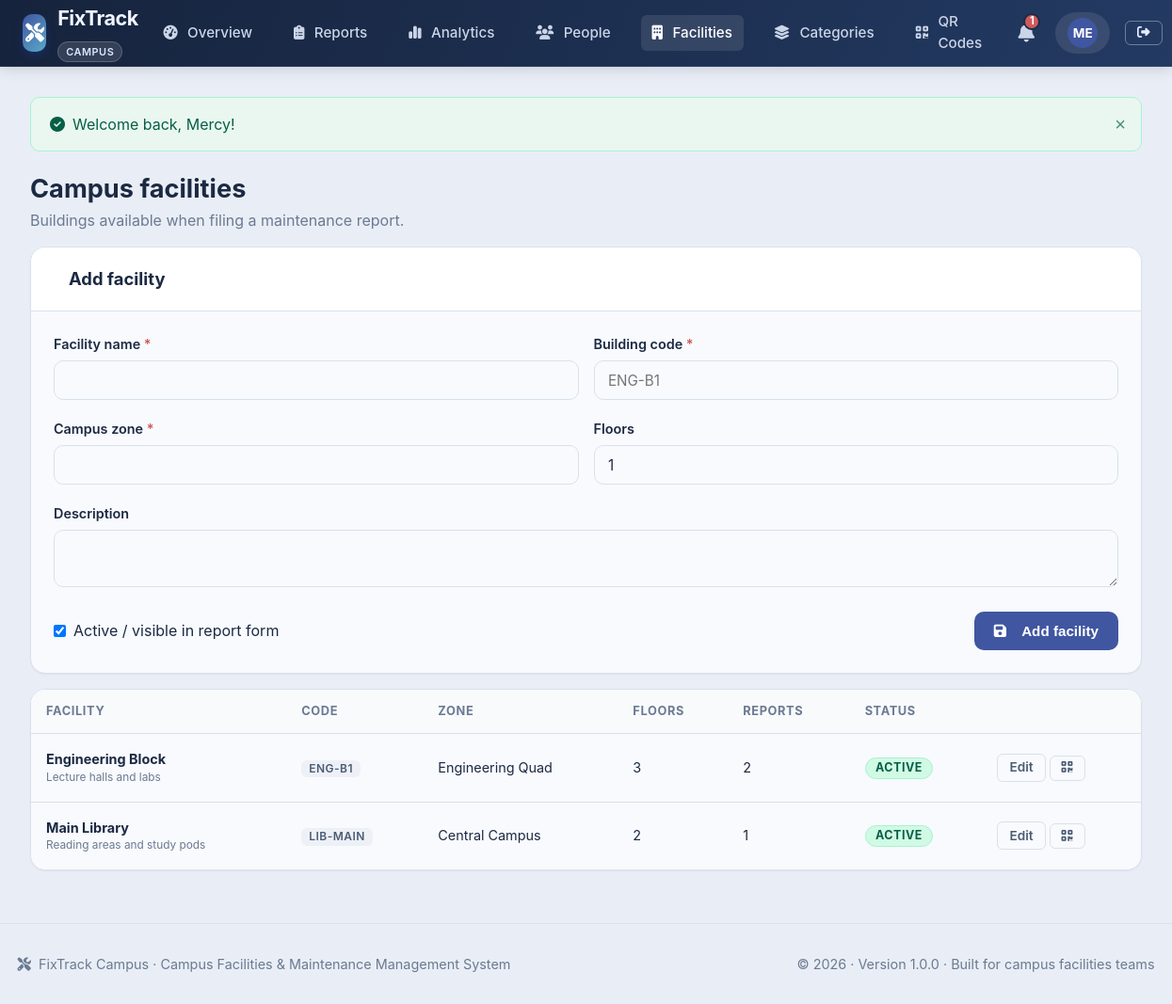
Screenshot of /admin/facilities.php (signed in) with the database file from the repository.
### tables this page shows
CREATE TABLE facilities (
    id INT AUTO_INCREMENT PRIMARY KEY,
    name VARCHAR(150) NOT NULL,
    building_code VARCHAR(30) NOT NULL UNIQUE,
    campus_zone VARCHAR(100) NOT NULL,
    description TEXT NULL,
    total_floors INT DEFAULT 1,
    is_active TINYINT(1) NOT NULL DEFAULT 1,
    created_at DATETIME NOT NULL DEFAULT CURRENT_TIMESTAMP
);

### admin/facilities.php (the view, shortened to what this page needs)
<?php
require_once __DIR__ . '/../includes/functions.php';
$pdo = get_db();
$facilities = $pdo->query("SELECT f.*, (SELECT COUNT(*) FROM reports r WHERE r.facility_id = f.id) AS report_count FROM facilities f ORDER BY f.name")->fetchAll();
$edit = null;
$form = [
    'id' => $edit['id'] ?? 0,
    'name' => $edit['name'] ?? '',
    'building_code' => $edit['building_code'] ?? '',
    'campus_zone' => $edit['campus_zone'] ?? '',
    'description' => $edit['description'] ?? '',
    'total_floors' => $edit['total_floors'] ?? 1,
    'is_active' => $edit ? (int)$edit['is_active'] : 1,
];
include __DIR__ . '/../includes/header.php';
?>
<div class="mb-4"><h1 style="font-size:1.7rem">Campus facilities</h1><p class="text-muted">Buildings available when filing a maintenance report.</p></div>
<div class="card mb-4">
    <div class="card-header d-flex justify-between align-center"><h2 class="card-title"><i class="fas fa-<?= $edit ? 'pen' : 'building-circle-plus' ?> mr-2"></i><?= $edit ? 'Edit facility' : 'Add facility' ?></h2>
        <?php if ($edit): ?><a class="btn btn-outline btn-sm" href="<?= e(url('admin/facilities.php')) ?>">Cancel edit</a><?php endif; ?></div>
    <div class="card-body">
        <form method="post" action="<?= e(url('actions/facility-save.php')) ?>" data-validate novalidate>
            <div class="form-row">
                <div class="form-group"><label class="form-label">Facility name <span class="required">*</span></label><input class="form-control" type="text" name="name" required data-min="2" data-max="150" data-label="Facility name" value="<?= e($form['name']) ?>"><div class="invalid-feedback"></div></div>
                <div class="form-group"><label class="form-label">Building code <span class="required">*</span></label><input class="form-control" type="text" name="building_code" required pattern="[A-Za-z0-9\-]{2,30}" data-label="Building code" value="<?= e($form['building_code']) ?>" placeholder="ENG-B1"><div class="invalid-feedback"></div></div>
            </div>
            <div class="form-row">
                <div class="form-group"><label class="form-label">Campus zone <span class="required">*</span></label><input class="form-control" type="text" name="campus_zone" required data-min="2" data-max="100" data-label="Campus zone" value="<?= e($form['campus_zone']) ?>"><div class="invalid-feedback"></div></div>
                <div class="form-group"><label class="form-label">Floors</label><input class="form-control" type="number" name="total_floors" min="1" max="200" value="<?= (int)$form['total_floors'] ?>"></div>
            </div>
            <div class="form-group"><label class="form-label">Description</label><textarea class="form-control" name="description" rows="2" maxlength="1000"><?= e($form['description']) ?></textarea></div>
            <div class="d-flex justify-between align-center" style="flex-wrap:wrap;gap:1rem">
                <label style="display:flex;align-items:center;gap:.5rem"><input type="checkbox" name="is_active" value="1" <?= $form['is_active'] ? 'checked' : '' ?>> Active / visible in report form</label>
                <button class="btn btn-primary" type="submit"><i class="fas fa-floppy-disk mr-2"></i><?= $edit ? 'Save changes' : 'Add facility' ?></button>
            </div>
        </form>
    </div>
</div>
<div class="card"><div class="card-body p-0"><div class="table-responsive"><table class="table">
    <thead><tr><th>Facility</th><th>Code</th><th>Zone</th><th>Floors</th><th>Reports</th><th>Status</th><th></th></tr></thead>
    <tbody>
    <?php foreach ($facilities as $f): ?>
        <tr>
            <td><strong><?= e($f['name']) ?></strong><?php if ($f['description']): ?><div class="x-small text-muted"><?= e(mb_substr($f['description'], 0, 70)) ?></div><?php endif; ?></td>
            <td><span class="badge badge-soft"><?= e($f['building_code']) ?></span></td>
            <td class="small"><?= e($f['campus_zone']) ?></td>
            <td class="small"><?= (int)$f['total_floors'] ?></td>
            <td class="small"><?= (int)$f['report_count'] ?></td>
            <td><?= $f['is_active'] ? '<span class="badge badge-status-closed">Active</span>' : '<span class="badge badge-status-rejected">Inactive</span>' ?></td>
            <td class="nowrap">
                <a class="btn btn-outline btn-sm" href="<?= e(url('admin/facilities.php?edit=' . (int)$f['id'])) ?>">Edit</a>
                <a class="btn btn-outline btn-sm" href="<?= e(url('qr/facility.php?id=' . (int)$f['id'])) ?>" title="QR code"><i class="fas fa-qrcode"></i></a>
            </td>
        </tr>
    <?php endforeach; ?>
    </tbody>
</table></div></div></div>
<?php include __DIR__ . '/../includes/footer.php'; ?>

### assets/css/style.css (style rules this page uses)
:root { --primary: #4056a1; --primary-hover: #34478a; --primary-light: #eef1fa; --secondary: #52627a; --secondary-light: #edf1f7; --accent: #5aa9c9; --success: #2f9e78; --success-light: #eaf7f1; --warning: #cf9124; --warning-light: #fdf6e8; --danger: #d05a5a; --danger-light: #fbeeee; --indigo: #5a6bc4; --indigo-light: #eef0fb; --teal: #2a9d90; --teal-light: #eaf7f5; --bg-page: #e9eef6; --bg-card: #f8fafd; --border-color: #d9e1ed; --border-hover: #b8c6d9; --text-primary: #1c2942; --text-secondary: #4b5b74; --text-muted: #6b7a92; --text-light: #ffffff; --radius-sm: 6px; --radius-md: 10px; --radius-lg: 16px; --radius-full: 9999px; --shadow-sm: 0 1px 2px 0 rgba(0, 0, 0, 0.05); --shadow-md: 0 4px 6px -1px rgba(0, 0, 0, 0.1), 0 2px 4px -1px rgba(0, 0, 0, 0.06); --shadow-lg: 0 10px 15px -3px rgba(0, 0, 0, 0.1), 0 4px 6px -2px rgba(0, 0, 0, 0.05); --shadow-xl: 0 20px 25px -5px rgba(0, 0, 0, 0.1), 0 10px 10px -5px rgba(0, 0, 0, 0.04); --transition: all 0.2s ease-in-out; --font-family: -apple-system, BlinkMacSystemFont, "Segoe UI", Roboto, Helvetica, Arial, sans-serif; }
* { box-sizing: border-box; margin: 0; padding: 0; }
body { font-family: var(--font-family); background-color: var(--bg-page); color: var(--text-primary); line-height: 1.5; min-height: 100vh; display: flex; flex-direction: column; }
.btn { display: inline-flex; align-items: center; justify-content: center; gap: 0.5rem; padding: 0.625rem 1.25rem; font-size: 0.95rem; font-weight: 600; border-radius: var(--radius-md); border: 1px solid transparent; cursor: pointer; text-decoration: none; transition: var(--transition); line-height: 1.25; }
.btn-primary { background-color: var(--primary); color: white; }
.btn-outline { background: transparent; border-color: var(--border-color); color: var(--text-secondary); }
.btn-sm { padding: 0.35rem 0.75rem; font-size: 0.85rem; border-radius: var(--radius-sm); }
.card { background-color: var(--bg-card); border-radius: var(--radius-lg); border: 1px solid var(--border-color); box-shadow: var(--shadow-sm); overflow: hidden; margin-bottom: 1.5rem; transition: var(--transition); }
.card-header { padding: 1.25rem 1.5rem; border-bottom: 1px solid var(--border-color); background-color: #ffffff; display: flex; align-items: center; justify-content: space-between; flex-wrap: wrap; gap: 0.75rem; }
.card-title { font-size: 1.15rem; font-weight: 700; color: var(--text-primary); display: flex; align-items: center; gap: 0.5rem; }
.card-body { padding: 1.5rem; }
.badge { display: inline-flex; align-items: center; padding: 0.25rem 0.65rem; font-size: 0.78rem; font-weight: 700; border-radius: var(--radius-full); text-transform: uppercase; letter-spacing: 0.04em; line-height: 1; }
.badge-status-closed { background: #d1fae5; color: #065f46; border: 1px solid #a7f3d0; }
.form-group { margin-bottom: 1.25rem; }
.form-label { display: block; font-size: 0.9rem; font-weight: 600; color: var(--text-primary); margin-bottom: 0.4rem; }
.form-label .required { color: var(--danger); }
.form-control { width: 100%; padding: 0.65rem 0.9rem; font-size: 0.95rem; font-family: inherit; color: var(--text-primary); background-color: #ffffff; border: 1px solid var(--border-color); border-radius: var(--radius-md); transition: var(--transition); }
.form-row { display: grid; grid-template-columns: repeat(auto-fit, minmax(240px, 1fr)); gap: 1rem; }
.table-responsive { width: 100%; overflow-x: auto; -webkit-overflow-scrolling: touch; }
.table { width: 100%; border-collapse: separate; border-spacing: 0; text-align: left; }
.table th { background-color: #f8fafc; color: var(--text-muted); font-size: 0.8rem; font-weight: 700; text-transform: uppercase; letter-spacing: 0.05em; padding: 0.85rem 1rem; border-bottom: 1px solid var(--border-color); white-space: nowrap; }
.table td { padding: 1rem; font-size: 0.9rem; border-bottom: 1px solid var(--border-color); vertical-align: middle; }
.table tbody tr:last-child td { border-bottom: none; }
.text-muted { color: var(--text-muted) !important; }
.mr-2 { margin-right: 0.5rem !important; }
.mb-4 { margin-bottom: 1rem !important; }
.p-0 { padding: 0 !important; }
.d-flex { display: flex !important; }
.justify-between { justify-content: space-between !important; }
.align-center { align-items: center !important; }

### rows the page displays
facilities: name "Engineering Block", description "Lecture halls and labs", building_code "ENG-B1", campus_zone "Engineering Quad", total_floors "3", report_count "2", is_active "ACTIVE"
facilities: name "Main Library", description "Reading areas and study pods", building_code "LIB-MAIN", campus_zone "Central Campus", total_floors "2", report_count "1", is_active "ACTIVE"

### other values shown
$link[0] "Overview"
$link[0] "Reports"
$link[0] "Analytics"
$link[0] "People"
$link[0] "Facilities"
$link[0] "Categories"
$link[0] "QR Codes"
$unread "1"
mb_substr($user['name'], 0, 2) "ME"
$msg "Welcome back, Mercy!"
APP_NAME "FixTrack Campus"
APP_TAGLINE "Campus Facilities & Maintenance Management System"
APP_VERSION "1.0.0"
